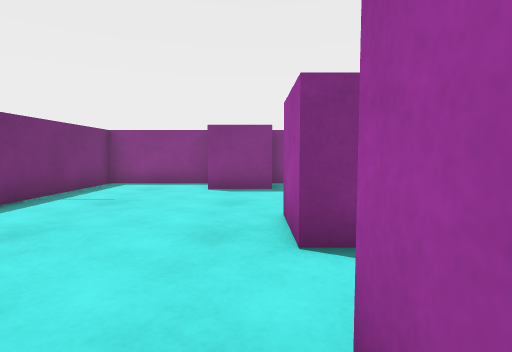
[1] (above)

13 first-person views from a walk through a scene from a Unity 3-D project. The camera is 0.55 m above the floor, tilts 4° down and sees 80° across. The floor is counted in squares, 0.5 m on a side. Each view is taken from the middle of a square. On the plan, view 1 faces up. The plan holds only what a view shows up to about 12 squares ahead; the rest is blank. The player is left out.

[2]
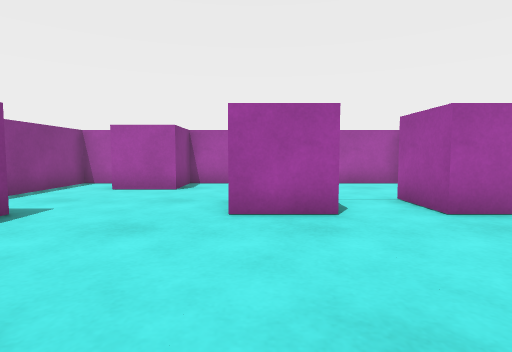

[3]
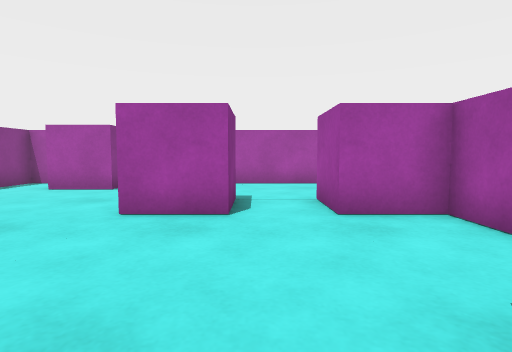

[4]
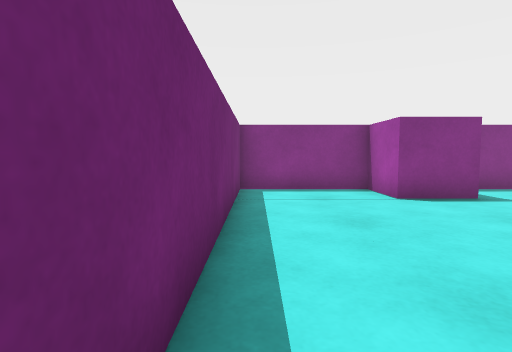

[5]
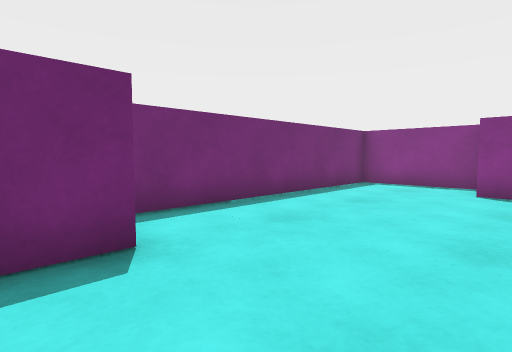

[6]
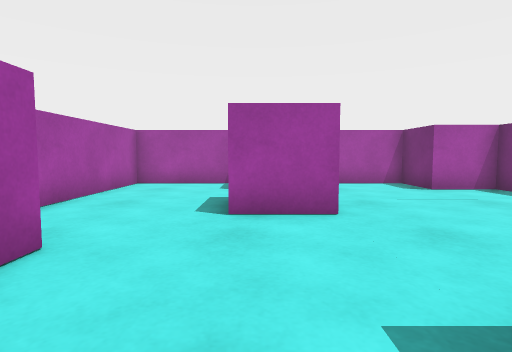

[7]
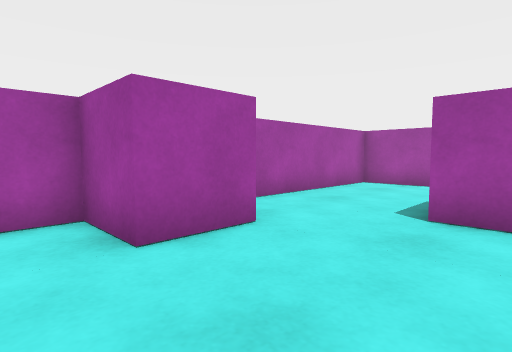

[8]
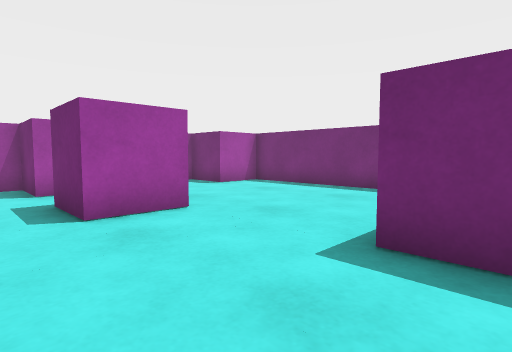

[9]
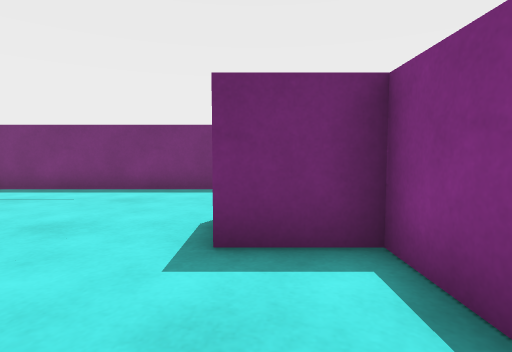

[10]
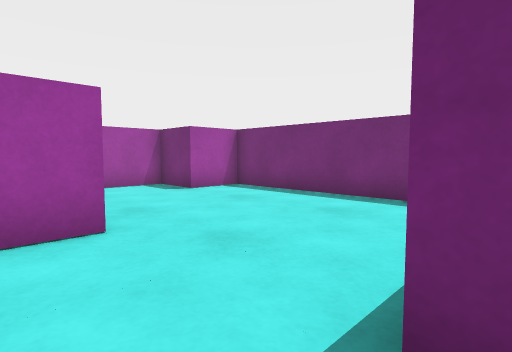

[11]
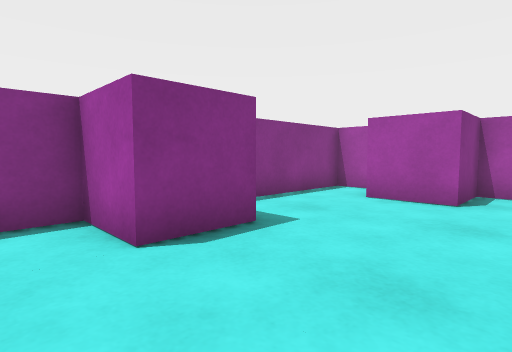

[12]
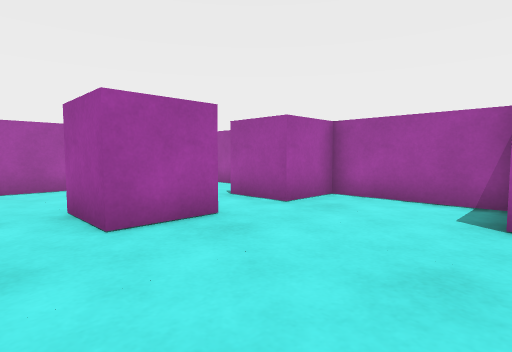

[13]
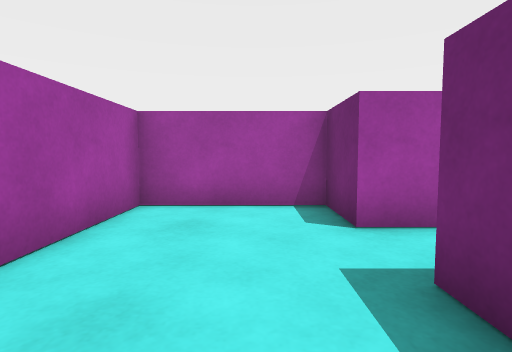

### Floor plan
Points are (right, up) in squares from view 1. A wall is a line through its corners. A room is listed if a view was taken in it or the views show most of it. See-through windows are left out.
Room 1 (views 1, 2, 3, 4, 5, 6, 7, 8, 9, 10, 11, 12, 13)
walls: (0.5, 5.5) (2.5, 5.5) (2.5, 3.5) (0.5, 3.5) (0.5, 5.5); (0.5, 9.5) (-1.5, 9.5) (-1.5, 11.5) (-5.5, 11.5) (-5.5, 1.5) (-3.5, 1.5) (-3.5, -0.5) (0.5, -0.5) (0.5, 1.5) (2.5, 1.5) (2.5, -0.5) (6.5, -0.5) (6.5, 7.5) (4.5, 7.5) (4.5, 9.5) (6.5, 9.5) (6.5, 11.5) (0.5, 11.5) (0.5, 9.5)

Positions as (right, up) in squares from view 1, and headings:
1: (0, 0), facing up
2: (-5, 5), facing right
3: (-5, 3), facing right
4: (-5, 2), facing up
5: (0, 0), facing up-left
6: (2, 11), facing down
7: (1, 11), facing down-right
8: (4, 11), facing down-left
9: (4, 10), facing left
10: (2, 10), facing down-left
11: (-3, 6), facing up-right
12: (-4, 7), facing down-right
13: (4, 6), facing down
